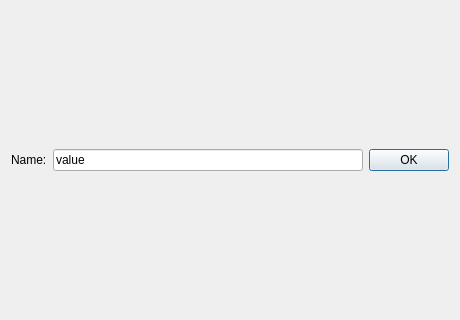
<?xml version="1.0" encoding="UTF-8"?>
<ui version="4.0"><class>Dialog</class><widget class="QDialog" name="Dialog"><property name="geometry"><rect><x>0</x><y>0</y><width>460</width><height>320</height></rect></property><property name="windowTitle"><string>#001 hbox/86_label_line_btn</string></property><layout class="QVBoxLayout" name="verticalLayout"><property name="leftMargin"><number>11</number></property><property name="topMargin"><number>11</number></property><property name="rightMargin"><number>11</number></property><property name="bottomMargin"><number>11</number></property><property name="spacing"><number>6</number></property><item><layout class="QHBoxLayout" name="row"><property name="leftMargin"><number>0</number></property><property name="topMargin"><number>0</number></property><property name="rightMargin"><number>0</number></property><property name="bottomMargin"><number>0</number></property><property name="spacing"><number>6</number></property><item><widget class="QLabel" name="label_1"><property name="text"><string>Name:</string></property></widget></item><item><widget class="QLineEdit" name="lineEdit_1"><property name="text"><string>value</string></property></widget></item><item><widget class="QPushButton" name="ok"><property name="text"><string>OK</string></property></widget></item></layout></item></layout></widget></ui>
